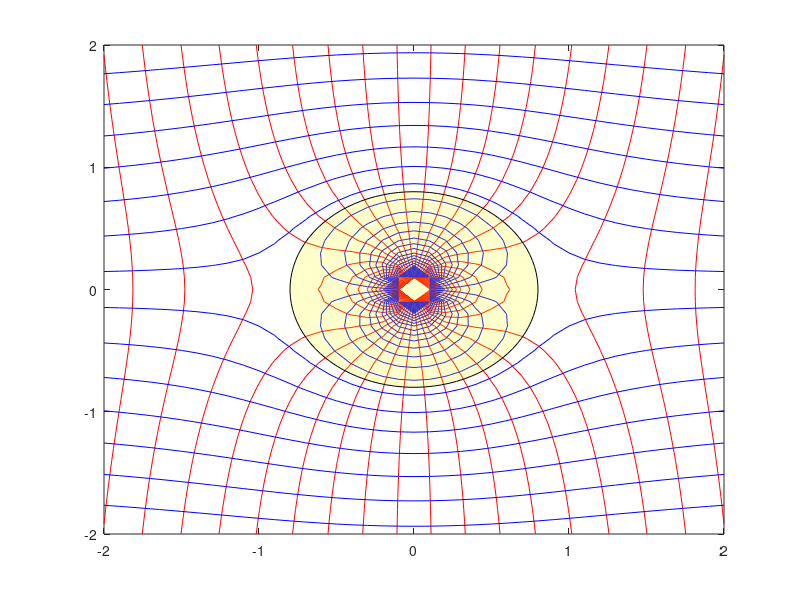

This chart was generated by the following MATLAB code:
function doublet_in_uniform_flow

% clear all;
% close all;

x=-2.0:0.1:2.0;
y=-2.0:0.1:2.0;
[X,Y] = meshgrid(x,y);

U=1.0;
alpha_deg=0;
alpha=alpha_deg/180.0*pi;
R=0.8;
r=sqrt(X.^2+Y.^2);
theta = atan2(Y,X);
gamma = 1.0;


Phi = U*(r+R^2./r).*cos(theta-alpha);
Psi = U*(r-R^2./r).*sin(theta-alpha);

contour(X,Y,Phi,50,'LineColor','red');
hold on;
contour(X,Y,Psi,50,'LineColor','blue');

t = linspace(0,2*pi,100);
patch(R*sin(t),R*cos(t),'yellow','FaceAlpha',0.2);



end